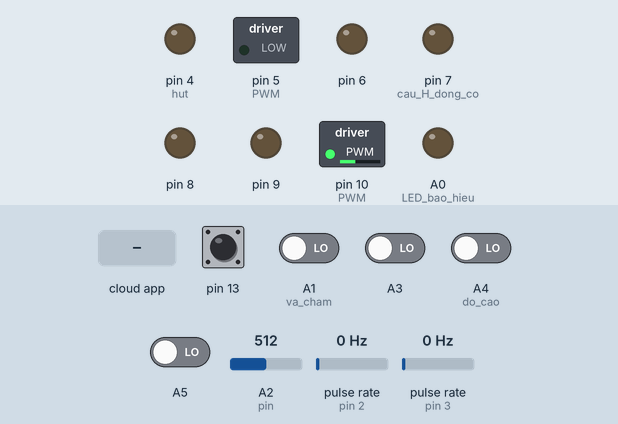
Recording of a sketch running on a simulated Arduino Uno, built with avr-gcc and run on an emulated ATmega328P. Shown: switched loads named in the sketch (green lamp = pin HIGH), output pins drawn as LEDs (lit = HIGH). Wiring (inferred from the names in the program): 2 × pulse sensor: data pin 2 / data pin 3. The test bench sets the inputs (shaded band); at power-on: pin 13 HIGH, A1 (va_cham), A3, A4 (do_cao), A5 LOW, A2 (pin) = 512, pulse rate (sensors on pin 2, pin 3) 0 Hz. The ROS host is connected and sends only what is stated.

Above: at 1.2 s.
1.3 s: A2 (pin) set to 583
2.8 s: A2 (pin) set to 608
At 3.5 s:
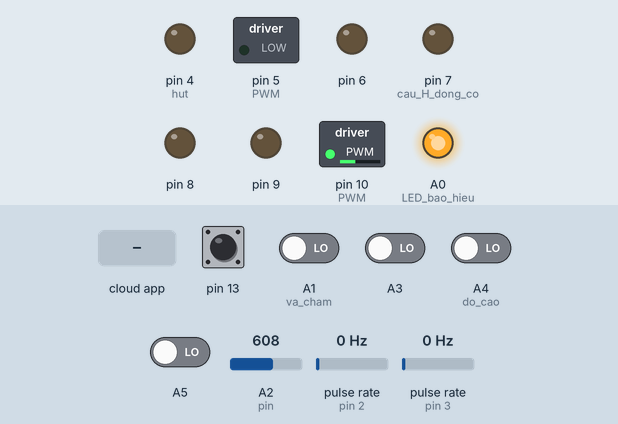
4.3 s: the phone or cloud app sets linear.x to -100
At 4.8 s:
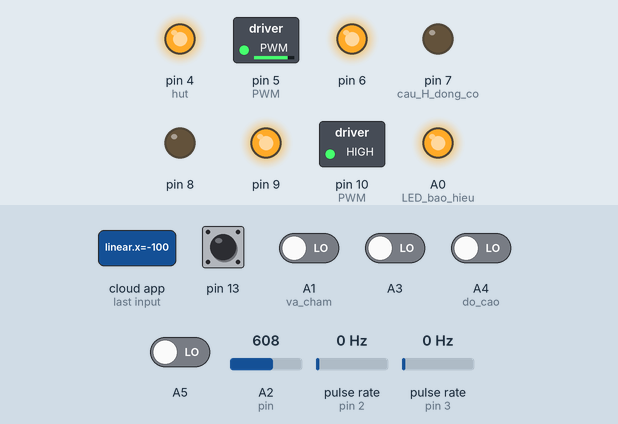
5.8 s: the phone or cloud app sets angular.z to -100
At 7.0 s:
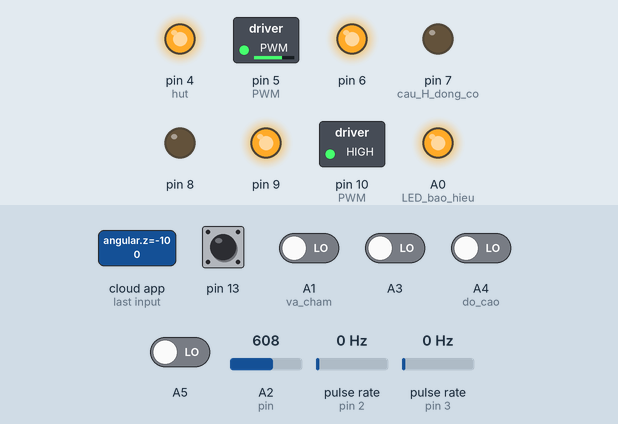
Timing chart, 0 to 8.3 s (numbered marks = the images above; inputs shaded):
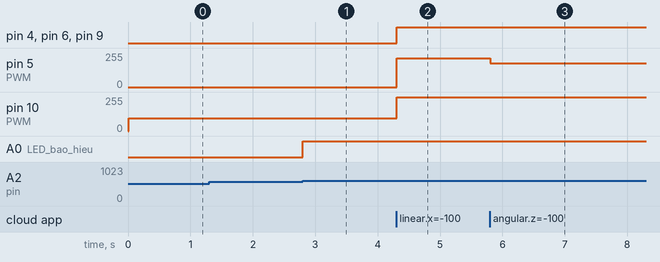

Measured:
- the behaviour switches between 600 and 601 on A2 (pin) (found by bisection; images 0 and 1)
- after the input at 1.3 s, every drawn part: stays the same
- after the input at 2.8 s, A0 (LED_bao_hieu): LOW → HIGH at once
- after the input at 4.3 s, pin 4 (hut), pin 6, pin 9: LOW → HIGH at once; pin 5 (PWM): 0/255 → 214/255 at once; pin 10 (PWM): 97/255 → 255/255 at once
- after the input at 5.8 s, pin 5 (PWM): 214/255 → 178/255 at once

The sketch:

ArduinoCode.ino
```cpp
#if (ARDUINO >= 100)
#include <Arduino.h>
#else
#include <WProgram.h>
#endif
#include <ros.h>
#include <std_msgs/String.h>
#include <geometry_msgs/Vector3Stamped.h>
#include <geometry_msgs/Twist.h>
#include <ros/time.h>
ros::NodeHandle nh;
int a,b,c,d,e,g;
float m,n;
float demandx; // van toc tu teleop.key
float demandz;

float demand1; // van toc yeu cau cua moi banh xe
float demand2;

unsigned long currentMillis;
unsigned long previousMillis;

#define encoder1 2
#define encoder2 3

// KHAI BAO SAI SO
volatile long encoder1Pos = 0;
volatile long encoder2Pos = 0;

volatile long encoder1Prev = 0;
volatile long encoder2Prev = 0;

volatile long encoder1Diff = 0;
volatile long encoder2Diff = 0;

volatile long encoder1Error = 0;
volatile long encoder2Error = 0;

double speed_act_left = 0.00;
double speed_act_right = 0.00;
void velCallback( const geometry_msgs::Twist & vel)
{
  demandx = vel.linear.x;
  demandz = vel.angular.z;

  }
ros::Subscriber<geometry_msgs::Twist> sub("cmd_vel" , velCallback);
std_msgs::String str_msg;
geometry_msgs::Vector3Stamped speed_msg;
ros::Publisher speed_pub("speed",&speed_msg);
ros::Publisher sensor("sensor", &str_msg);
void setup()
{
  nh.initNode();
  nh.subscribe(sub);
  nh.advertise(speed_pub);
  nh.advertise(sensor);
  Serial.begin(57600);
  pinMode(5,OUTPUT);//PWM
  pinMode(10,OUTPUT);//PWM
  pinMode(6,OUTPUT);
  pinMode(7,OUTPUT);// cau H dong co
  pinMode(8,OUTPUT);
  pinMode(9,OUTPUT);

  pinMode(4, OUTPUT);//hut + choi quet

  pinMode(encoder1, INPUT_PULLUP);
  pinMode(encoder2, INPUT_PULLUP);

  attachInterrupt(0,doEncoder1,RISING);
  attachInterrupt(1,doEncoder2,RISING);

  pinMode(A5, INPUT);
  pinMode(A4, INPUT);//do cao
  pinMode(A3, INPUT);

  pinMode(A1, INPUT);//va cham
  pinMode(13, INPUT);

  pinMode(A2, INPUT);//pin

  pinMode(A0, OUTPUT);//LED bao hieu
  }
void doEncoder1()
{
  if (demand1 >= 0.0)
   {encoder1Pos = encoder1Pos + 1;}
  else { encoder1Pos = encoder1Pos - 1;}
  }
void doEncoder2()
{
  if (demand2 >= 0.0)
  {encoder2Pos = encoder2Pos + 1;}
  else { encoder2Pos = encoder2Pos - 1;}
  }
void publishSpeed(double)
{
  speed_msg.header.stamp = nh.now();
  speed_msg.vector.x = speed_act_left;
  speed_msg.vector.y = speed_act_right;
  speed_msg.vector.z = 0.01;
  speed_pub.publish(&speed_msg);
  nh.spinOnce();
  nh.loginfo("Publishing Odometry");
  }
void loop()
{
  nh.spinOnce();
  currentMillis = millis();
  if ((currentMillis - previousMillis) >= 10)
  {
    previousMillis =  currentMillis;
    if ((abs(demandx) < 0.02) && (abs(demandz) < 0.02))
    {
      analogWrite(4,0);
    } else {analogWrite(4,200);}
    demand1 =  demandx + (demandz*0.1);
    demand2 =  demandx - (demandz*0.1);
// tinh toan sai lech
    encoder1Diff = encoder1Pos - encoder1Prev;
    encoder2Diff = encoder2Pos - encoder2Prev;

    encoder1Prev = encoder1Pos;
    encoder2Prev = encoder2Pos;
    if (demand1 >= 0)
    {
    m = abs(demand1*330) + 97;
    speed_act_right = encoder1Diff/38.0;
    }
    else
    {
    m = abs(demand1*280) + 90;
    speed_act_right = encoder1Diff/38.0;
    }
    if (demand2 >= 0)
    {
    n = abs(demand2*460) + 120;
    speed_act_left = encoder2Diff/38.0;
    }
    else
    {
    n = abs(demand2*360) + 110;
    speed_act_left = encoder2Diff/38.0;
    }
//    speed_act_right = encoder1Diff/38.0;
//    speed_act_left = encoder2Diff/38.0;
//chay motor

   if (demand1 < 0.0)
   {
    digitalWrite(9,HIGH);
    digitalWrite(8,LOW);
    analogWrite(10,m);
    }
   else if (demand1 > 0.0)
    { digitalWrite(8,HIGH);
      digitalWrite(9,LOW);
      analogWrite(10,m);
    }
   else
    { digitalWrite(8,LOW);
      digitalWrite(9,LOW);
      analogWrite(10,m);
    }
   if (demand2 < 0.0)
   {
    digitalWrite(6,HIGH);
    digitalWrite(7,LOW);
    analogWrite(5,n);
    }
   else if (demand2 > 0.0)
    { digitalWrite(7,HIGH);
      digitalWrite(6,LOW);
      analogWrite(5,n);
    }
   else
    { digitalWrite(7,LOW);
      digitalWrite(6,LOW);
    }
  a = digitalRead(13);
  b = digitalRead(A1);
  c = digitalRead(A3);
  d = digitalRead(A4);
  e = digitalRead(A5);
  g = analogRead(A2);
  if (g > 600)
  {
    digitalWrite(A0,HIGH);
    }
    else
  {
    digitalWrite(11,LOW);
    }
    if ((a!=1)&&(b!=1))
  {
    str_msg.data = "4";
    }
    else if((a==0)&&(b==1))
    {
      str_msg.data = "3";
    }
    else if((a==1)&&(b==0))
    {
      str_msg.data = "2";
    }
    else if(c == 1)
    {
      str_msg.data = "5";
    }
     else if(d == 1)
    {
      str_msg.data = "6";
    }
     else if(e == 1)
    {
      str_msg.data = "7";
    }
    else
    str_msg.data = "1";
   sensor.publish( &str_msg );
   publishSpeed(10);
   delay(1);
  }
}
```
